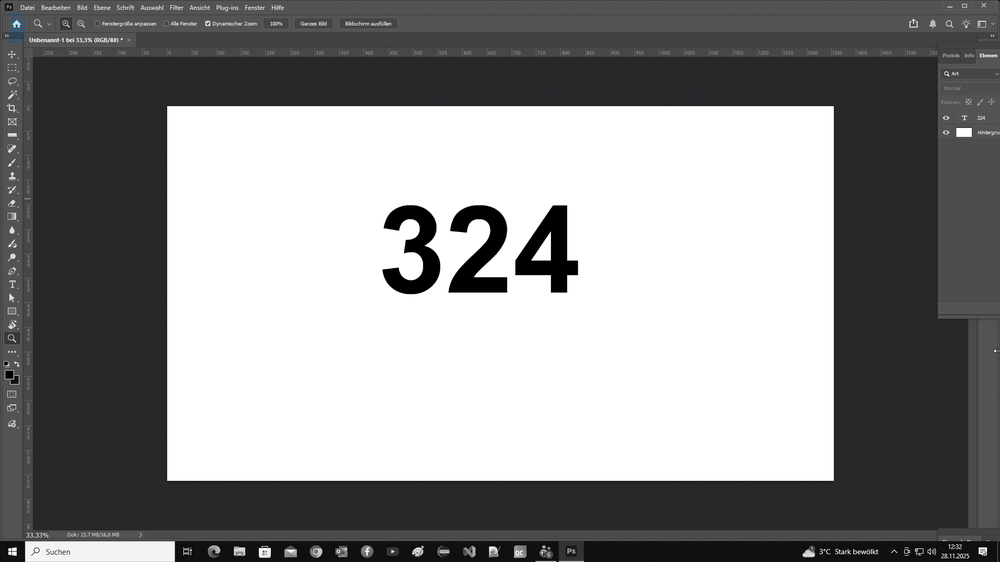
#> input picture display.png, 1000 x 562 px, shrunk from 1920 x 1080 before the run
$ python ocr_config_updater.py --image display.png --config control_ini.txt --key port
#> lines starting #> are read from the running program, lines starting #| are printed output that depends on the picture; after the words box and inside, x2 and y2 are one past the last pixel; in counts of white or black regions, pixels touching at a corner belong together
#!/usr/bin/env python3
"""
ocr_config_updater.py

Verwendet Tesseract (via pytesseract) und OpenCV, um aus einem Screenshot (z.B. display.png)
eine Zahl zu extrahieren und als key = value in eine INI-ähnliche Datei (control_ini.txt) zu schreiben.

Beispiel:
  python3 ocr_config_updater.py --image display.png --config control_ini.txt --key port

Optionen:
  --image PATH         Pfad zum Bild (required)
  --config PATH        Pfad zur control_ini.txt (default: control_ini.txt)
  --key KEY            INI-Key, der geschrieben werden soll (default: port)
  --min_value N        minimale akzeptierte Zahl (default: 1)
  --max_value N        maximale akzeptierte Zahl (default: 65535)
  --roi x,y,w,h        optionales ROI im Bild (Ganzzahlen) für gezielten OCR-Bereich
  --tesseract-cmd PATH optionaler Pfad zur tesseract binary
  --debug              ausführlichere Ausgaben
"""
import argparse
import sys
import os
import re
from typing import Optional, Tuple
import cv2
import pytesseract

class OCRUpdater:
    def __init__(self, tesseract_cmd: Optional[str] = None, debug: bool = False):
        if tesseract_cmd:
            pytesseract.pytesseract.tesseract_cmd = tesseract_cmd
        self.debug = debug

    def load_image(self, path: str):
#> called with path = 'display.png'
        if self.debug:
            print(f"[OCR] load image: {path}", file=sys.stderr)
        img = cv2.imread(path, cv2.IMREAD_COLOR)
#> img is the input picture: shape (562, 1000, 3); mean B, G, R 140.3, 140.3, 140.3
        if img is None:
            raise FileNotFoundError(f"Cannot load image: {path}")
        return img

    def preprocess(self, img, roi: Optional[Tuple[int,int,int,int]] = None):
        # roi: (x,y,w,h)
        if roi is not None:
            x,y,w,h = roi
            img = img[y:y+h, x:x+w]
            if self.debug:
                print(f"[OCR] using ROI {roi}", file=sys.stderr)
        gray = cv2.cvtColor(img, cv2.COLOR_BGR2GRAY)
        # adaptive or fixed threshold can help; try adaptive first, fall back to fixed
        thresh = cv2.adaptiveThreshold(gray, 255, cv2.ADAPTIVE_THRESH_MEAN_C,
                                       cv2.THRESH_BINARY, 15, 8)
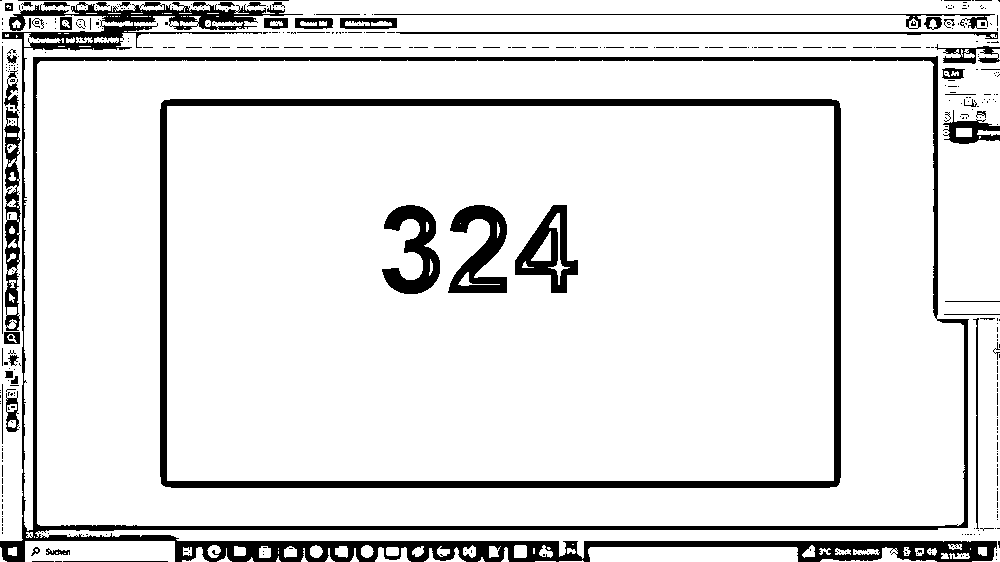
#> thresh: shape (562, 1000); 88.9% white; 398 black regions (344 under 20 px), largest, box (x1, y1, x2, y2) and area: (0, 2, 997, 562) 28580, (160, 99, 841, 488) 14682, (448, 205, 507, 293) 2656
        # also keep fixed threshold version for robustness
        _, fixed = cv2.threshold(gray, 150, 255, cv2.THRESH_BINARY)
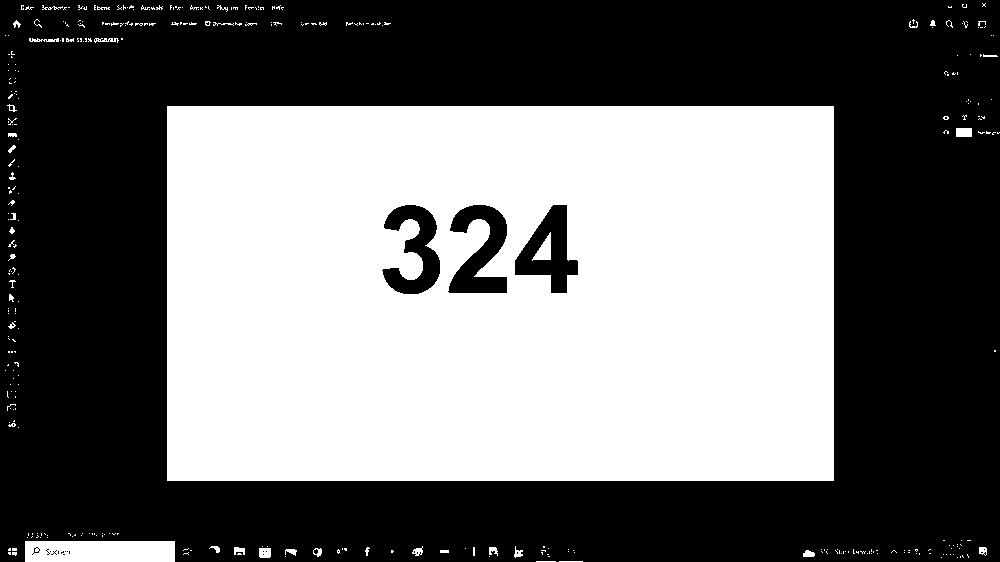
#> fixed: shape (562, 1000); 44.1% white; 348 white regions (308 under 20 px), largest, box (x1, y1, x2, y2) and area: (167, 106, 834, 481) 241624, (25, 541, 175, 562) 3099, (532, 232, 551, 261) 281
        return thresh, fixed, gray

    def extract_candidate_numbers(self, img, roi=None, debug=False):
        thresh, fixed, gray = self.preprocess(img, roi)
        # try multiple variants and collect numeric matches
        candidates = []

        # config psm suitable for single line / single word numeric region:
        tesseract_config_digits = "--psm 7 -c tessedit_char_whitelist=0123456789"
        for method_name, source in (("adaptive", thresh), ("fixed", fixed), ("gray", gray)):
            try:
                txt = pytesseract.image_to_string(source, config=tesseract_config_digits)
            except Exception as e:
                if debug:
                    print(f"[OCR] tesseract error on {method_name}: {e}", file=sys.stderr)
                continue
            if not txt:
                continue
            txt = txt.strip()
            if debug:
                print(f"[OCR] raw ({method_name}): '{txt}'", file=sys.stderr)
            # keep only digits
            m = re.search(r"(\d{1,10})", txt)
            if m:
                candidates.append(int(m.group(1)))
#> this loop made 1 pass
#> method_name on pass 1: 'adaptive'
#> after the loop, candidates = []
        # also try more tolerant config (allow punctuation, then strip)
        try:
            txt2 = pytesseract.image_to_string(gray, config="--psm 6")
            if self.debug:
                print(f"[OCR] raw (psm6): '{txt2}'", file=sys.stderr)
            m2 = re.search(r"(\d{1,10})", txt2)
            if m2:
                candidates.append(int(m2.group(1)))
        except Exception:
            pass

        # deduplicate and sort by frequency (desc)
        if not candidates:
            return []
        freq = {}
        for v in candidates:
            freq[v] = freq.get(v, 0) + 1
        sorted_by_freq = sorted(freq.items(), key=lambda kv: (-kv[1], -kv[0]))
        return [kv[0] for kv in sorted_by_freq]

    def update_config_key(self, config_path: str, key: str, value: str):
        # Read file, update or append key = value preserving comments/other lines
        lines = []
        if os.path.exists(config_path):
            with open(config_path, "r", encoding="utf-8") as f:
                lines = f.readlines()
        key_re = re.compile(rf'^\s*{re.escape(key)}\s*=')
        found = False
        out_lines = []
        for ln in lines:
            if key_re.match(ln):
                out_lines.append(f"{key} = {value}\n")
                found = True
            else:
                out_lines.append(ln)
        if not found:
            # append a newline if file doesn't end with newline
            if out_lines and not out_lines[-1].endswith("\n"):
                out_lines[-1] = out_lines[-1] + "\n"
            out_lines.append(f"{key} = {value}\n")
        with open(config_path, "w", encoding="utf-8") as f:
            f.writelines(out_lines)
        if self.debug:
            print(f"[OCR] wrote '{key} = {value}' to {config_path}", file=sys.stderr)

    def find_and_write(self, image_path: str, config_path: str, key: str,
                       min_value: int = 1, max_value: int = 65535,
                       roi: Optional[Tuple[int,int,int,int]] = None) -> Optional[int]:
        img = self.load_image(image_path)
        candidates = self.extract_candidate_numbers(img, roi=roi, debug=self.debug)
        if self.debug:
            print(f"[OCR] candidates: {candidates}", file=sys.stderr)
        for num in candidates:
            if num >= min_value and num <= max_value:
                # found acceptable
                self.update_config_key(config_path, key, str(num))
                return num
        # no valid candidate found
        return None

def parse_args():
    p = argparse.ArgumentParser(description="OCR image -> update config key with extracted number")
    p.add_argument("--image", "-i", required=True)
    p.add_argument("--config", "-c", default="control_ini.txt")
    p.add_argument("--key", "-k", default="port")
    p.add_argument("--min", dest="min_value", type=int, default=1)
    p.add_argument("--max", dest="max_value", type=int, default=65535)
    p.add_argument("--roi", help="ROI x,y,w,h (integers)", default=None)
    p.add_argument("--tesseract-cmd", help="Path to tesseract binary (optional)", default=None)
    p.add_argument("--debug", action="store_true")
    return p.parse_args()

def main():
    args = parse_args()
    roi = None
    if args.roi:
        try:
            parts = [int(x) for x in args.roi.split(",")]
            if len(parts) == 4:
                roi = tuple(parts)
        except Exception:
            print("Invalid ROI. Use x,y,w,h", file=sys.stderr)
            sys.exit(2)
    updater = OCRUpdater(tesseract_cmd=args.tesseract_cmd, debug=args.debug)
    try:
        res = updater.find_and_write(args.image, args.config, args.key,
                                     min_value=args.min_value, max_value=args.max_value, roi=roi)
    except FileNotFoundError as e:
        print(f"ERROR: {e}", file=sys.stderr)
        sys.exit(2)
    if res is None:
        if args.debug:
            print("[OCR] no valid numeric candidate found", file=sys.stderr)
        print("")  # nothing to stdout for easy caller detection
        sys.exit(1)
    else:
        print(str(res))  # print found number
        sys.exit(0)

if __name__ == "__main__":
    main()
#> (the call stopped at in extract_candidate_numbers, `txt = pytesseract.image_to_string(source, config=tesseract_config_digi..`: pytesseract is not available in this run)
